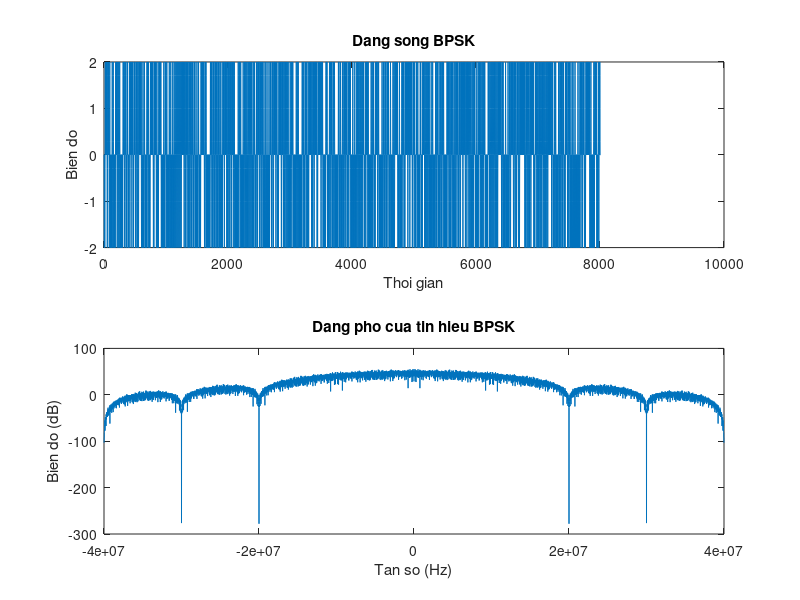

The MATLAB source for this figure:
% Tao chuoi ky tu ngau nhien co do dai 1000 ky tu
N = 1000;
data = randi([0 1], 1, N);

% Dieu bien BPSK
bpsk_modulated_data = 2 * data - 1;

% Su dung xung raised cosine
T = 1 / 10e6; % Chu ky (Toc do 10 Mb/s)
oversampling = 8; % So mau tren moi bit
t = 0:T/oversampling:T-T/oversampling;
pulse_shape = (1 - cos(2 * pi * t / T));

% Bieu dien dang song duong bao phuc cua tin hieu dieu bien BPSK
bpsk_waveform = conv(upsample(bpsk_modulated_data, oversampling), pulse_shape);

% Buoc 4: Ve dang pho cua tin hieu duoc dieu bien
Fs = 10e6 * oversampling; % Tan so lay mau
NFFT = 2^ceil(log2(length(bpsk_waveform))); % Do dai FFT
bpsk_spectrum = fftshift(fft(bpsk_waveform, NFFT));

frequencies = (-NFFT/2:NFFT/2-1) * Fs / NFFT; % Tan so tuong ung

figure;
subplot(211);
plot(bpsk_waveform);
title('Dang song BPSK');
xlabel('Thoi gian');
ylabel('Bien do');

subplot(212);
plot(frequencies, 20*log10(abs(bpsk_spectrum)));
title('Dang pho cua tin hieu BPSK');
xlabel('Tan so (Hz)');
ylabel('Bien do (dB)');